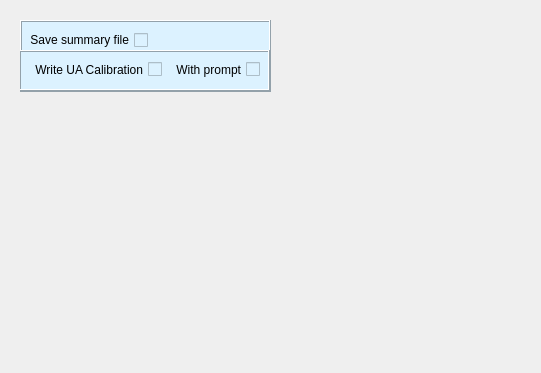
<?xml version="1.0" encoding="UTF-8"?>
<ui version="4.0">
    <class>configure_results_saving</class>
    <widget class="QWidget" name="configure_results_saving">
        <property name="geometry">
            <rect>
                <x>0</x>
                <y>0</y>
                <width>541</width>
                <height>373</height>
            </rect>
        </property>
        <property name="windowTitle">
            <string>Form</string>
        </property>
        <widget class="QFrame" name="config_res_sav_frame">
            <property name="geometry">
                <rect>
                    <x>20</x>
                    <y>20</y>
                    <width>251</width>
                    <height>72</height>
                </rect>
            </property>
            <property name="styleSheet">
                <string notr="true">background:rgb(220, 242, 255)</string>
            </property>
            <property name="frameShape">
                <enum>QFrame::Box</enum>
            </property>
            <property name="frameShadow">
                <enum>QFrame::Raised</enum>
            </property>
            <widget class="QFrame" name="write_ua_subframe">
                <property name="geometry">
                    <rect>
                        <x>-1</x>
                        <y>30</y>
                        <width>251</width>
                        <height>41</height>
                    </rect>
                </property>
                <property name="frameShape">
                    <enum>QFrame::Box</enum>
                </property>
                <property name="frameShadow">
                    <enum>QFrame::Raised</enum>
                </property>
                <widget class="QWidget" name="layoutWidget">
                    <property name="geometry">
                        <rect>
                            <x>10</x>
                            <y>10</y>
                            <width>231</width>
                            <height>19</height>
                        </rect>
                    </property>
                    <layout class="QHBoxLayout" name="horz_lyout_write_ua">
                        <item>
                            <widget class="QCheckBox" name="write_ua_calibration_checkbox">
                                <property name="layoutDirection">
                                    <enum>Qt::RightToLeft</enum>
                                </property>
                                <property name="text">
                                    <string>Write UA Calibration</string>
                                </property>
                            </widget>
                        </item>
                        <item>
                            <widget class="QCheckBox" name="with_prompt_checkbox">
                                <property name="layoutDirection">
                                    <enum>Qt::RightToLeft</enum>
                                </property>
                                <property name="text">
                                    <string>With prompt</string>
                                </property>
                            </widget>
                        </item>
                    </layout>
                </widget>
            </widget>
            <widget class="QCheckBox" name="sav_sum_file_chkbx">
                <property name="geometry">
                    <rect>
                        <x>7</x>
                        <y>10</y>
                        <width>121</width>
                        <height>20</height>
                    </rect>
                </property>
                <property name="layoutDirection">
                    <enum>Qt::RightToLeft</enum>
                </property>
                <property name="text">
                    <string>Save summary file</string>
                </property>
            </widget>
        </widget>
    </widget>
    <resources/>
    <connections/>
</ui>
